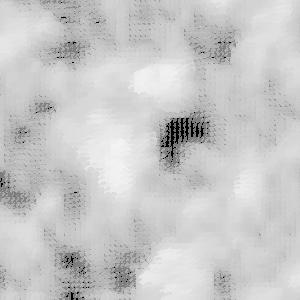
Frame 1 (no input)
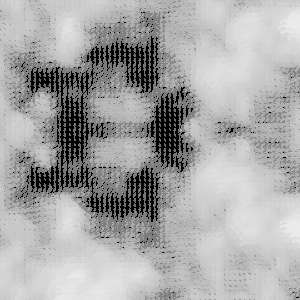
Frame 60 (the mouse pressed at the canvas centre just before this capture)
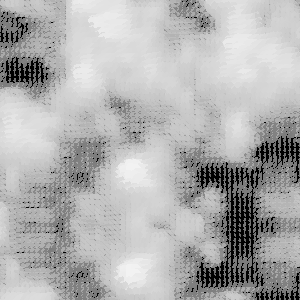
Frame 120 (the mouse held since frame 60 and released just before this capture)

The Processing sketch that drew these frames (run headless with seeded random() and noise(); from frame 60 on, the mouse is pressed at the canvas centre):

// Processing sketch: moving_perlin_variation
// ── moving_perlin_variation.pde
float xstart, xnoise, ystart, ynoise;
float xstartNoise, ystartNoise;

void setup() {
  size(300,300);
  smooth(0);
  background(0);
  frameRate(24);
  
  xstartNoise = random(20); //use noise for start positions
  ystartNoise = random(20);
  xstart = random(10);
  ystart = random(10);
}

void draw () {
  background(0); //update background each frame
  
  xstart += 0.01; //increment start to make animation
  ystart += 0.01;
  
  xstartNoise += 0.1;
  ystartNoise += 0.1;
  xstart += (noise(xstartNoise) * 0.5) - 0.25; //vary x and y start by +/- 0.25 each frame
  ystart += (noise(ystartNoise) * 0.5) - 0.25;
  
  xnoise = xstart;
  ynoise = ystart;
  
  for (int y = 0; y <= height; y+=5) {
    ynoise += 0.1;
    xnoise = xstart;
    for (int x = 0; x <= width; x+=5) {
      xnoise += 0.1;
      drawPoint(x, y, noise(xnoise, ynoise));
    }
  }
}

void drawPoint(float x, float y, float noiseFactor) {
  pushMatrix();
  translate(x,y);
  rotate(noiseFactor * radians(540));
  noStroke();
  float edgeSize = noiseFactor * 35;
  float grey = 150 + (noiseFactor * 120);
  float alph = 150 + (noiseFactor * 120);
  fill(grey, alph);
  ellipse(0,0, edgeSize, edgeSize/2);
  popMatrix();
}
